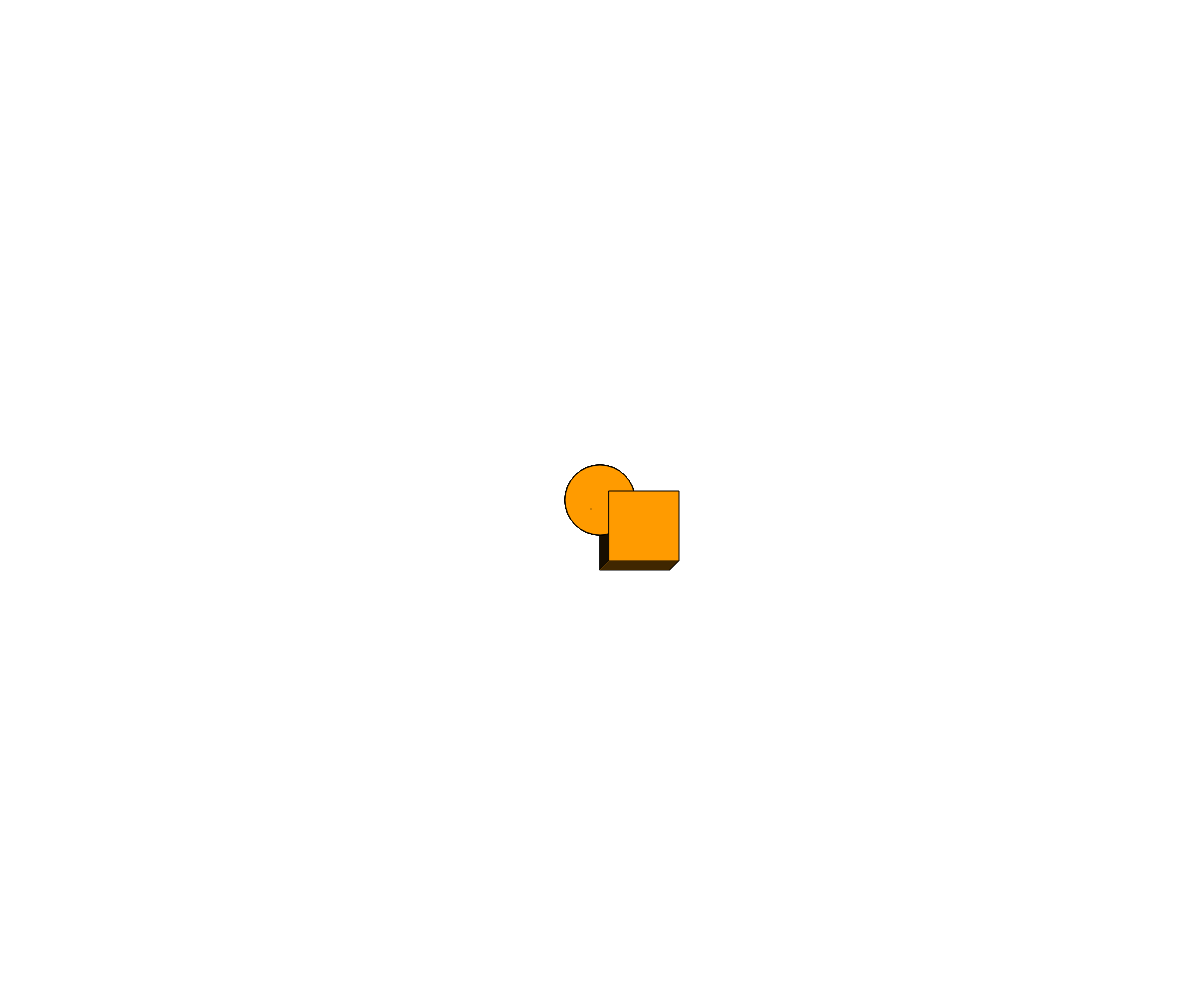
Frame 1 (no input)
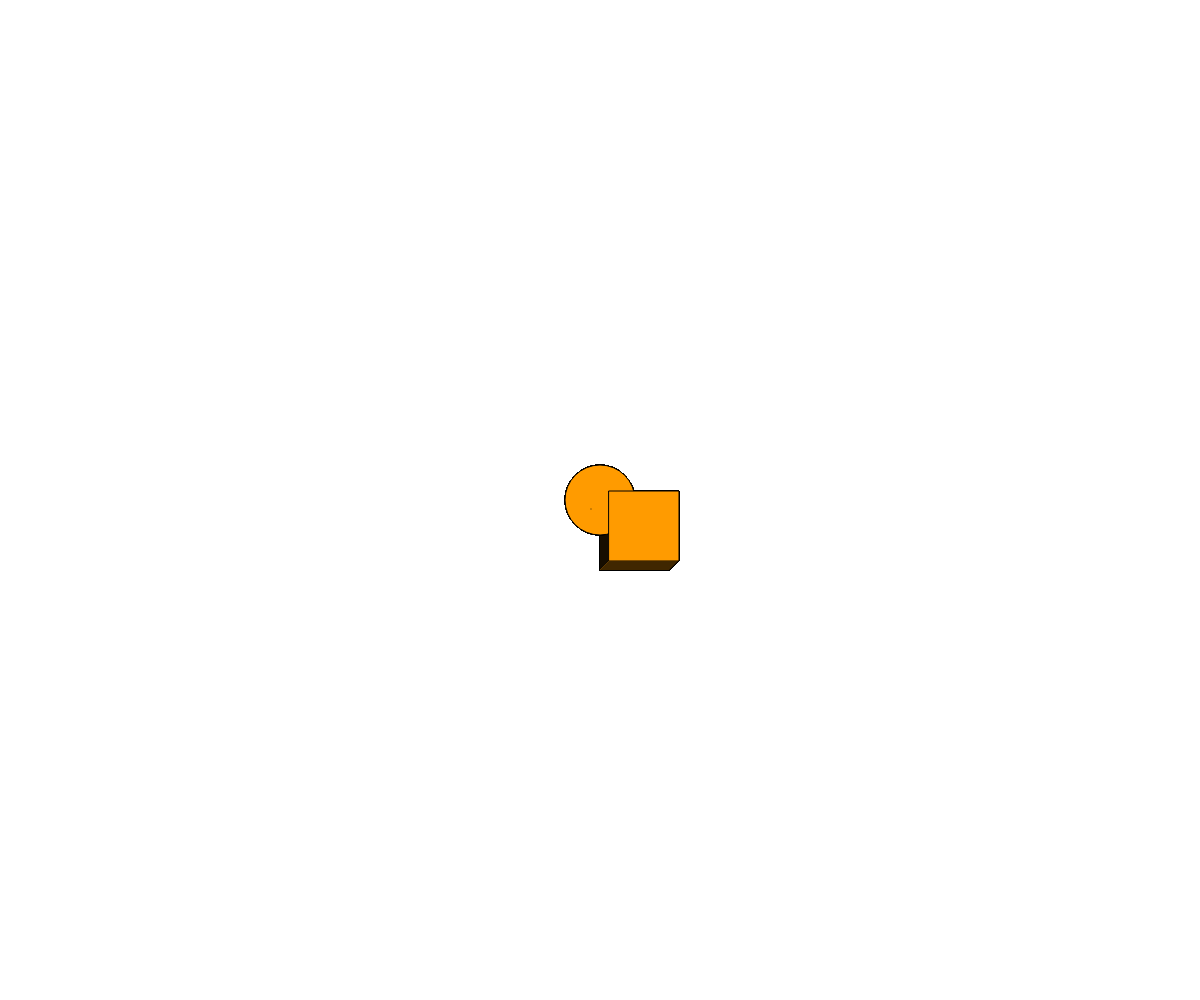
Frame 60 (no input)
Frame 120 (the mouse pressed at the canvas centre since frame 60): identical to frame 60, image omitted

The p5.js sketch that drew these frames (run headless with seeded random() and noise() and a simulated clock; from frame 60 on, the mouse is pressed at the canvas centre):

// p5.js sketch
// ── sketch.js

let x,y 
let movementMultiplier = 35

function setup() {
    createCanvas(windowWidth, windowHeight);


    // Centers circle dynamically
    x = windowWidth / 2;
    y = windowHeight/ 2;


}

function mouseHandler( ){

    // TOP LEFT 
    if (mouseX <  (windowWidth / 2) && mouseY > (windowHeight / 2)) {
        fill(255, 0, 0); // Red
    }
    // BOTTOM LEFT
    else if (mouseX <  (windowWidth / 2) && mouseY < (windowHeight / 2)) {
        fill(255, 155, 0); 
    }

    // TOP RIGHT
    else if (mouseX >  (windowWidth / 2) && mouseY > (windowHeight / 2)) {
        fill(0, 255, 0); // Green
    }
    // BOTTOM RIGHT
    else if (mouseX >  (windowWidth / 2) && mouseY < (windowHeight / 2)) {
        fill(123, 123, 0); 
    }


    
}

function keyHandler(keyCode) {
    if (keyCode == UP_ARROW) {
        y -= movementMultiplier; // Move up
    }
    if (keyCode == DOWN_ARROW) {
        y += movementMultiplier; // Move down
    }
    if (keyCode == LEFT_ARROW) {
        x -= movementMultiplier; // Move left
    }
    if (keyCode == RIGHT_ARROW) {
        x += movementMultiplier; // Move right
    }
}


function draw() {



    if (keyIsPressed) {
        keyHandler(keyCode);
    }

    mouseHandler()

    background(255, 150, 30,0);


    for( i = 0; i< 10 ; i++ ){
        circle(x,y,70)
        rect(x+i, y-i, 70)
        triangle(x-i,y+i,70)
    }
    
}
